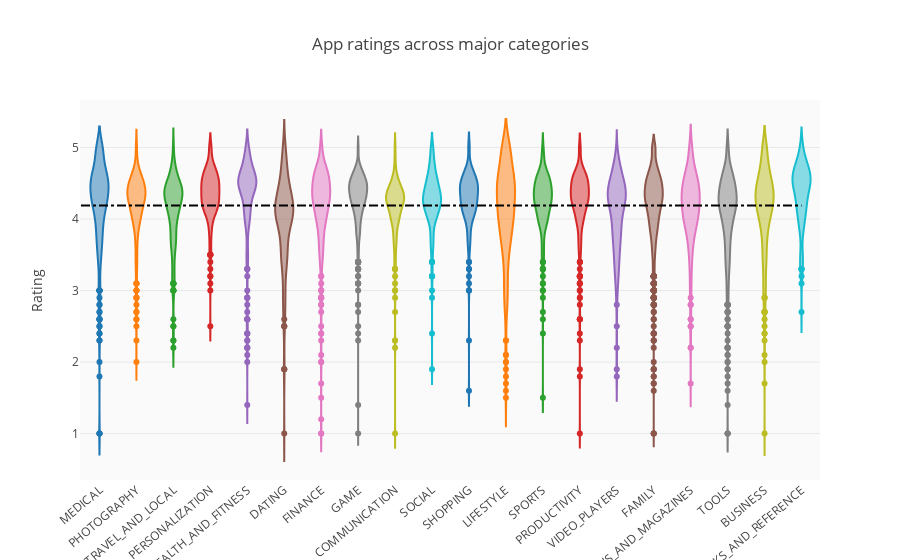

Notebook source saved alongside this figure:
### Markdown cell above
### Best performing categories

### Code cell
groups = df.groupby('Category').filter(lambda x: len(x) >= 170).reset_index()
#print(type(groups.item.['BUSINESS']))
print('Average rating = ', np.nanmean(list(groups.Rating)))
#print(len(groups.loc[df.Category == 'DATING']))
c = ['hsl('+str(h)+',50%'+',50%)' for h in np.linspace(0, 720, len(set(groups.Category)))]


#df_sorted = df.groupby('Category').agg({'Rating':'median'}).reset_index().sort_values(by='Rating', ascending=False)
#print(df_sorted)

layout = {'title' : 'App ratings across major categories',
        'xaxis': {'tickangle':-40},
        'yaxis': {'title': 'Rating'},
          'plot_bgcolor': 'rgb(250,250,250)',
          'shapes': [{
              'type' :'line',
              'x0': -.5,
              'y0': np.nanmean(list(groups.Rating)),
              'x1': 19,
              'y1': np.nanmean(list(groups.Rating)),
              'line': { 'dash': 'dashdot'}
          }]
          }

data = [{
    'y': df.loc[df.Category==category]['Rating'], 
    'type':'violin',
    'name' : category,
    'showlegend':False
    } for i,category in enumerate(list(set(groups.Category)))]



plotly.offline.iplot({'data': data, 'layout': layout})

### Figure 1 — Plotly figure (JSON) as saved in the notebook; plotly's stock layout.template omitted (floating-point values rounded to 4 significant figures; data arrays with more than 128 entries replaced by an {"elided": "..."} marker saying what was removed)
{"data": [{"name": "MEDICAL", "showlegend": false, "y": {"elided": "463 float values"}, "type": "violin", "uid": "06ef91cf-43fe-40a9-b20d-d73d67b79380"}, {"name": "PHOTOGRAPHY", "showlegend": false, "y": {"elided": "335 float values"}, "type": "violin", "uid": "2027a032-08e7-4b4a-af11-8a2fd1a3d288"}, {"name": "TRAVEL_AND_LOCAL", "showlegend": false, "y": {"elided": "258 float values"}, "type": "violin", "uid": "f28e0f99-243b-4ce1-ab1a-d43e627fbeb7"}, {"name": "PERSONALIZATION", "showlegend": false, "y": {"elided": "392 float values"}, "type": "violin", "uid": "e69e1d2a-47e7-4203-b00e-9c929cc3cf36"}, {"name": "HEALTH_AND_FITNESS", "showlegend": false, "y": {"elided": "341 float values"}, "type": "violin", "uid": "954a2f6a-e285-45c4-8c50-c670de853ac3"}, {"name": "DATING", "showlegend": false, "y": {"elided": "234 float values"}, "type": "violin", "uid": "8c138795-0203-4f1a-93a1-2b3f129272f7"}, {"name": "FINANCE", "showlegend": false, "y": {"elided": "366 float values"}, "type": "violin", "uid": "e8bd9fa7-5f1a-414a-a2f6-b75174476b21"}, {"name": "GAME", "showlegend": false, "y": {"elided": "1144 float values"}, "type": "violin", "uid": "ef59a6a1-12eb-4b63-8b29-33f107594733"}, {"name": "COMMUNICATION", "showlegend": false, "y": {"elided": "387 float values"}, "type": "violin", "uid": "ea081c00-674b-411f-a0a5-c08df51c92ff"}, {"name": "SOCIAL", "showlegend": false, "y": {"elided": "295 float values"}, "type": "violin", "uid": "03278af1-6b96-4bcc-872d-42e837c1b15b"}, {"name": "SHOPPING", "showlegend": false, "y": {"elided": "260 float values"}, "type": "violin", "uid": "f47665bf-adc3-4793-a8a5-de043d802730"}, {"name": "LIFESTYLE", "showlegend": false, "y": {"elided": "382 float values"}, "type": "violin", "uid": "6a70d46d-60f5-49a0-9d1e-d93c2cf3d039"}, {"name": "SPORTS", "showlegend": false, "y": {"elided": "384 float values"}, "type": "violin", "uid": "e3beff99-6e80-442a-b2da-d4f56a1b2213"}, {"name": "PRODUCTIVITY", "showlegend": false, "y": {"elided": "424 float values"}, "type": "violin", "uid": "5ad9405d-4540-48bb-9fe5-ea505c3e834f"}, {"name": "VIDEO_PLAYERS", "showlegend": false, "y": {"elided": "175 float values"}, "type": "violin", "uid": "8e39c852-c168-4cd5-8889-b7e6996b8ba1"}, {"name": "FAMILY", "showlegend": false, "y": {"elided": "1972 float values"}, "type": "violin", "uid": "816ff430-4e57-479d-b300-c7d33008fe37"}, {"name": "NEWS_AND_MAGAZINES", "showlegend": false, "y": {"elided": "283 float values"}, "type": "violin", "uid": "fafbe83d-ec04-408e-ba36-ac51e22941ab"}, {"name": "TOOLS", "showlegend": false, "y": {"elided": "843 float values"}, "type": "violin", "uid": "fd35be85-ac44-410b-8ab6-1afcace3a1ba"}, {"name": "BUSINESS", "showlegend": false, "y": {"elided": "460 float values"}, "type": "violin", "uid": "717154d7-5d87-4d35-bb07-34a97d1a6fe6"}, {"name": "BOOKS_AND_REFERENCE", "showlegend": false, "y": {"elided": "231 float values"}, "type": "violin", "uid": "2c125c00-4099-4045-84ad-dff7462bc401"}], "layout": {"plot_bgcolor": "rgb(250,250,250)", "shapes": [{"line": {"dash": "dashdot"}, "type": "line", "x0": -0.5, "x1": 19, "y0": 4.188, "y1": 4.188}], "title": {"text": "App ratings across major categories"}, "xaxis": {"tickangle": -40}, "yaxis": {"title": {"text": "Rating"}}}}
